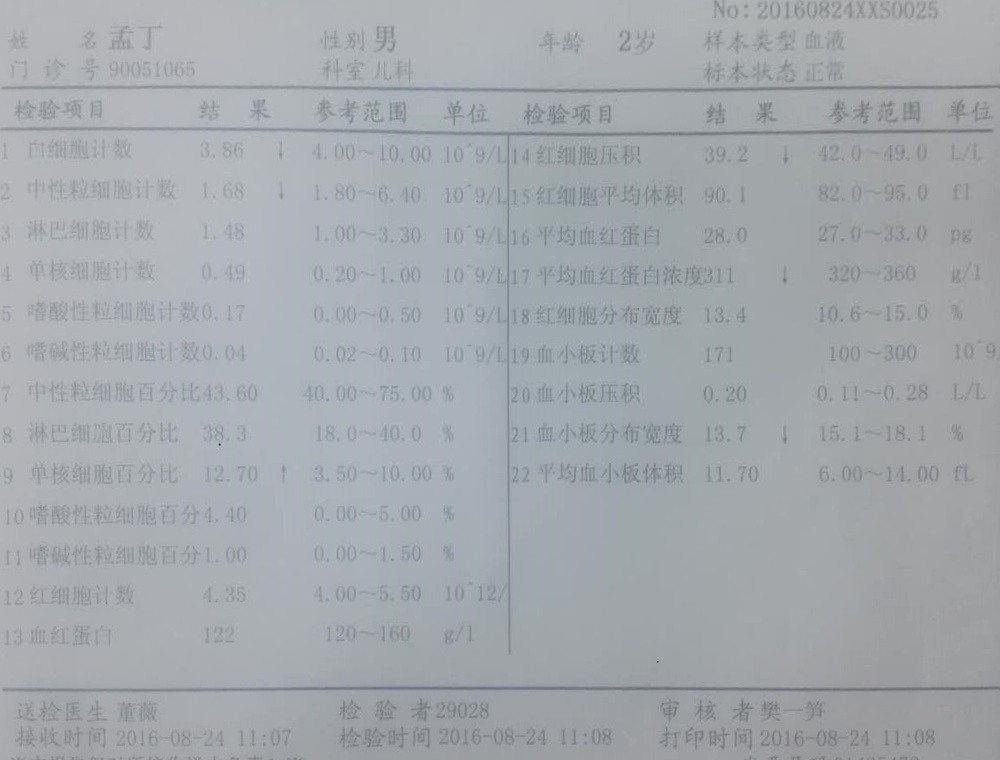
#> input picture BloodTestReportOCR/origin_pics/region.jpg, 1000 x 760 px
$ python classifier.py   (Python 2 division)
#> lines starting #> are read from the running program, lines starting #| are printed output that depends on the picture
### BloodTestReportOCR/pHash.py
#!/usr/bin/env python2
# -*- coding: utf-8 -*-
"""
Created on Fri Dec  2 20:03:39 2016

@author: zhao
"""
import numpy as np
from PIL import Image
from PIL import ImageFilter
from PIL import ImageOps
import math
#得到hamming code
def get_code(List,middle):

	result = []
	for index in range(0,len(List)):
		if List[index] > middle:
			result.append("1")
		else:
			result.append("0")
	return result


#比较hamming code
# [6 lines left out: function comp_code, not called in this run]

#计算平均值
def get_middle(List):
     li = List[:]
     li.sort()
     value = 0
     if len(li)%2==0:
		index = int((len(li)/2)) - 1

		value = li[index]
     else:
		index = int((len(li)/2))
		value = (li[index]+li[index-1])/2
     return value

#得到像素矩阵
def get_matrix(image):

	matrix = []
	size = image.size
	for height in range(0,size[1]):
		pixel = []
		for width in range(0,size[0]):
			pixel_value = image.getpixel((width,height))
			pixel.append(pixel_value)
		matrix.append(pixel)

	return matrix

#求离散余弦变换的系数矩阵[A]
def get_coefficient(n):
	matrix = []
	PI = math.pi
	sqr = math.sqrt(1/n)
	value = []
	for i in range(0,n):
		value.append(sqr)
	matrix.append(value)

	for i in range(1,n):
		value=[]
		for j in range (0,n):
			data = math.sqrt(2.0/n) * math.cos(i*PI*(j+0.5)/n);
			value.append(data)
		matrix.append(value)

	return matrix

#转置
def get_transposing(matrix):
	new_matrix = []

	for i in range(0,len(matrix)):
		value = []
		for j in range(0,len(matrix[i])):
			value.append(matrix[j][i])
		new_matrix.append(value)

	return new_matrix
#矩阵乘法
def get_mult(matrix1,matrix2):
	new_matrix = []

	for i in range(0,len(matrix1)):
		value_list = []
		for j in range(0,len(matrix1)):
			t = 0.0
			for k in range(0,len(matrix1)):
				t += matrix1[i][k] * matrix2[k][j]
			value_list.append(t)
		new_matrix.append(value_list)

	return new_matrix

#计算DCT
def DCT(double_matrix):
	n = len(double_matrix)
	A = get_coefficient(n)
	AT = get_transposing(A)

	temp = get_mult(double_matrix, A)
	DCT_matrix = get_mult(temp, AT)

	return DCT_matrix

#缩小DCT
def sub_matrix_to_list(DCT_matrix,part_size):
	w,h = part_size
	List = []
	for i in range(0,h):
		for j in range(0,w):
			List.append(DCT_matrix[i][j])
	return List


def classify_DCT(image1,image2,size=(32,32),part_size=(8,8)):

	assert size[0]==size[1],"size error"
	assert part_size[0]==part_size[1],"part_size error"

	image1 = image1.resize(size).convert('L').filter(ImageFilter.BLUR)
	image1 = ImageOps.equalize(image1)
	matrix = get_matrix(image1)
	DCT_matrix = DCT(matrix)
	List = sub_matrix_to_list(DCT_matrix, part_size)
	middle = get_middle(List)
	code1 = get_code(List, middle)


	image2 = image2.resize(size).convert('L').filter(ImageFilter.BLUR)
	image2 = ImageOps.equalize(image2)
	matrix = get_matrix(image2)
	DCT_matrix = DCT(matrix)
	List = sub_matrix_to_list(DCT_matrix, part_size)
	middle = get_middle(List)
	code2 = get_code(List, middle)

	return comp_code(code1, code2)


### BloodTestReportOCR/classifier.py
# -*- coding: UTF-8 -*-
import pHash
from PIL import Image
import os
# 判断是否血常规检验报告，输入经过矫正后的报告图像
def isReport(img):
    # add your code here
    image = Image.open(os.getcwd() + '/origin_pics/region.jpg')
#> image is the input picture: PIL image 1000x760 RGB; mean R, G, B 164.1, 168.7, 173.3
    rate=pHash.classify_DCT(image,img)/64.0
#> in classify_DCT, `image1 = image1.resize(size).convert('L').filter(ImageFilter.BLUR)`:
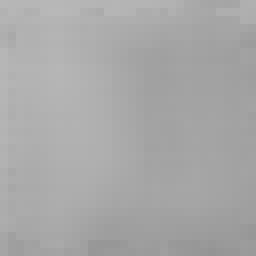
#> image1: PIL image 32x32 L (shown 8 times larger); min 148, max 184, mean 167.9
#> in classify_DCT, `image1 = ImageOps.equalize(image1)`:
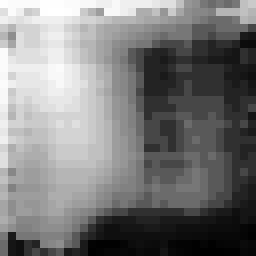
#> image1: PIL image 32x32 L (shown 8 times larger); min 0, max 255, mean 122.8
#> after the loop in get_matrix, `for height in range(0,size[1]):`: matrix = 32 items
#> in DCT, `n = len(double_matrix)`: n = 32
#> in get_coefficient, `sqr = math.sqrt(1/n)`: sqr = 0
#> after the loop in get_coefficient, `for i in range(0,n):`: value = 32 values from 0 to 0
#> after the loop in get_coefficient, `for i in range(1,n):`: matrix = 32 items
#> the loop in get_transposing, `for i in range(0,len(matrix)):` made 32 passes
#> the loop in get_mult, `for i in range(0,len(matrix1)):` made 32 passes
#> the loop in get_mult (call 2), `for i in range(0,len(matrix1)):` made 32 passes
#> after the loop in sub_matrix_to_list, `for i in range(0,h):`: List = 64 values, max 255 at index 15, min 0 at index 0, mean 199.3
#> in get_middle, `li = List[:]`: li has the same summary as List in sub_matrix_to_list
#> in get_middle, `index = int((len(li)/2)) - 1`: index = 31
#> in get_middle, `value = li[index]`: value = 223
#> the loop in get_code, `for index in range(0,len(List)):` made 64 passes
#> after the loop in get_code, `for index in range(0,len(List)):`: result = 64 items, first 6: '0', '1', '1', '1', '1', '1'

    if(rate>0.6):
        return True
    else:
        return False

# 根据剪裁好的项目名称图片获得该项目的分类号，注意不是检验报告上的编号，是我们存储的编号
num = 0
def getItemNum(img):
    # replace your code
    global num
    if num >= 22:
        num = 0
    ret = num
    num = num + 1
    return ret

# unit test
if __name__ == '__main__':
    import classifier

    img = []
#> (the run stopped early here; a loop or call above may not have finished)

$ run again, with BloodTestReportOCR/origin_pics/bloodtestreport1.jpg copied over BloodTestReportOCR/origin_pics/region.jpg
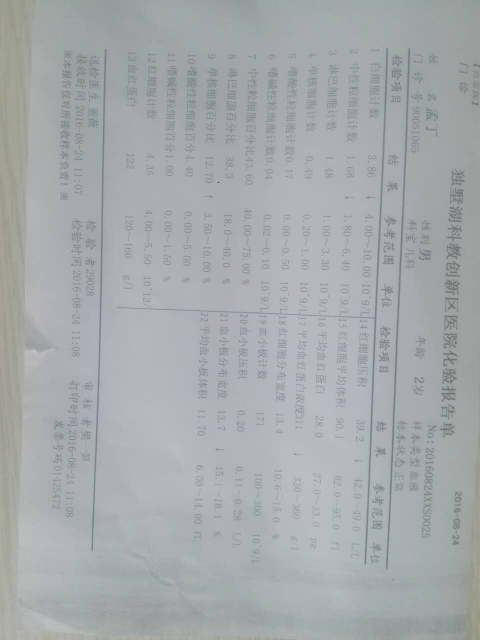
#> input picture BloodTestReportOCR/origin_pics/bloodtestreport1.jpg, 960 x 1280 px (shown at 1/2 size)
#> in isReport, image is the input picture: PIL image 960x1280 RGB; mean R, G, B 166.5, 170, 173.2
#> in classify_DCT, `image1 = image1.resize(size).convert('L').filter(ImageFilter.BLUR)`:
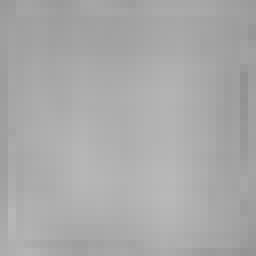
#> image1: PIL image 32x32 L (shown 8 times larger); min 145, max 184, mean 169
#> in classify_DCT, `image1 = ImageOps.equalize(image1)`:
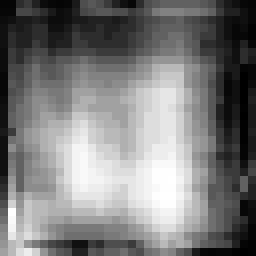
#> image1: PIL image 32x32 L (shown 8 times larger); min 0, max 255, mean 123.3
#> after the loop in get_matrix, `for height in range(0,size[1]):`: matrix = 32 items
#> n = 32
#> sqr = 0
#> after the loop in get_coefficient, `for i in range(0,n):`: value = 32 values from 0 to 0
#> after the loop in get_coefficient, `for i in range(1,n):`: matrix = 32 items
#> the loop in get_transposing, `for i in range(0,len(matrix)):` made 32 passes
#> the loop in get_mult, `for i in range(0,len(matrix1)):` made 32 passes
#> the loop in get_mult (call 2), `for i in range(0,len(matrix1)):` made 32 passes
#> after the loop in sub_matrix_to_list, `for i in range(0,h):`: List = 64 values, max 87 at index 63, min 0 at index 0, mean 35.61
#> li has the same summary as List in sub_matrix_to_list
#> index = 31
#> in get_middle, `value = li[index]`: value = 34
#> the loop in get_code, `for index in range(0,len(List)):` made 64 passes
#> after the loop in get_code, `for index in range(0,len(List)):`: result = 64 items, first 6: '0', '0', '1', '1', '0', '0'

$ run again, with BloodTestReportOCR/origin_pics/bloodtestreport2.jpg copied over BloodTestReportOCR/origin_pics/region.jpg
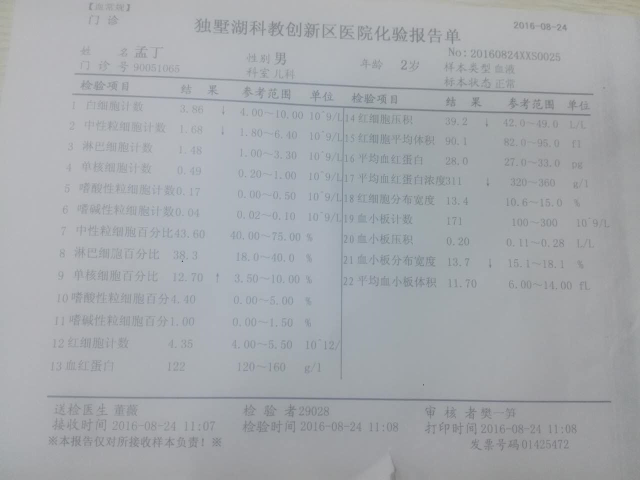
#> input picture BloodTestReportOCR/origin_pics/bloodtestreport2.jpg, 1280 x 960 px (shown at 1/2 size)
#> in isReport, image is the input picture: PIL image 1280x960 RGB; mean R, G, B 165.1, 168.6, 172.6
#> in classify_DCT, `image1 = ImageOps.equalize(image1)`:
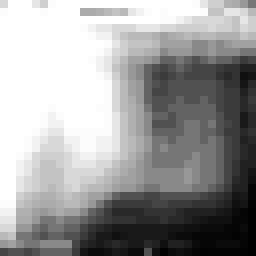
#> image1: PIL image 32x32 L (shown 8 times larger); min 0, max 255, mean 155.3
#> after the loop in get_matrix, `for height in range(0,size[1]):`: matrix = 32 items
#> n = 32
#> sqr = 0
#> after the loop in get_coefficient, `for i in range(0,n):`: value = 32 values from 0 to 0
#> after the loop in get_coefficient, `for i in range(1,n):`: matrix = 32 items
#> the loop in get_transposing, `for i in range(0,len(matrix)):` made 32 passes
#> the loop in get_mult, `for i in range(0,len(matrix1)):` made 32 passes
#> the loop in get_mult (call 2), `for i in range(0,len(matrix1)):` made 32 passes
#> after the loop in sub_matrix_to_list, `for i in range(0,h):`: List = 64 values, max 255 at index 18, min 0 at index 0, mean 221.9
#> li has the same summary as List in sub_matrix_to_list
#> index = 31
#> in get_middle, `value = li[index]`: value = 255
#> the loop in get_code, `for index in range(0,len(List)):` made 64 passes
#> after the loop in get_code, `for index in range(0,len(List)):`: result = 64 items, first 6: '0', '0', '1', '1', '0', '0'

$ run again, with BloodTestReportOCR/origin_pics/bloodtestreport3.jpg copied over BloodTestReportOCR/origin_pics/region.jpg
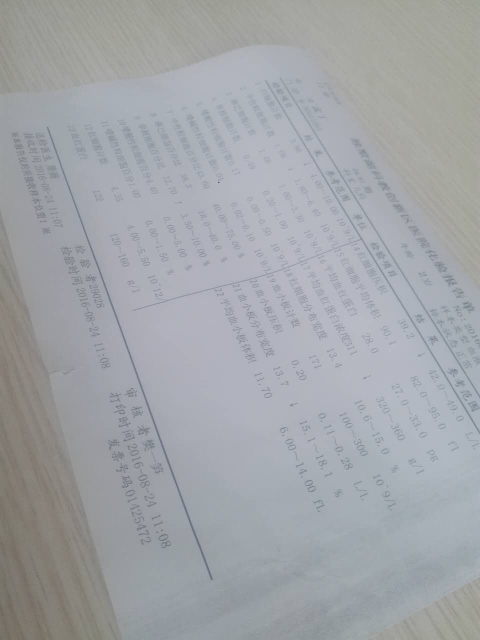
#> input picture BloodTestReportOCR/origin_pics/bloodtestreport3.jpg, 960 x 1280 px (shown at 1/2 size)
#> in isReport, image is the input picture: PIL image 960x1280 RGB; mean R, G, B 161.8, 164.8, 169
#> in classify_DCT, `image1 = image1.resize(size).convert('L').filter(ImageFilter.BLUR)`:
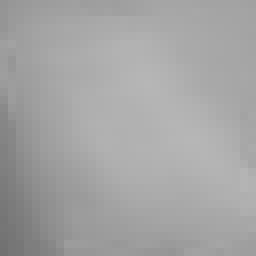
#> image1: PIL image 32x32 L (shown 8 times larger); min 113, max 182, mean 164.1
#> in classify_DCT, `image1 = ImageOps.equalize(image1)`:
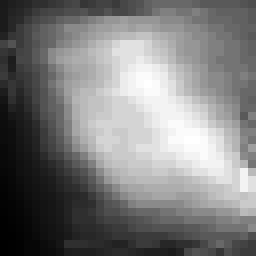
#> image1: PIL image 32x32 L (shown 8 times larger); min 0, max 255, mean 124.3
#> after the loop in get_matrix, `for height in range(0,size[1]):`: matrix = 32 items
#> n = 32
#> sqr = 0
#> after the loop in get_coefficient, `for i in range(0,n):`: value = 32 values from 0 to 0
#> after the loop in get_coefficient, `for i in range(1,n):`: matrix = 32 items
#> the loop in get_transposing, `for i in range(0,len(matrix)):` made 32 passes
#> the loop in get_mult, `for i in range(0,len(matrix1)):` made 32 passes
#> the loop in get_mult (call 2), `for i in range(0,len(matrix1)):` made 32 passes
#> after the loop in sub_matrix_to_list, `for i in range(0,h):`: List = 64 values, max 158 at index 63, min 0 at index 0, mean 66.89
#> li has the same summary as List in sub_matrix_to_list
#> index = 31
#> in get_middle, `value = li[index]`: value = 71
#> the loop in get_code, `for index in range(0,len(List)):` made 64 passes
#> after the loop in get_code, `for index in range(0,len(List)):`: result = 64 items, first 6: '0', '0', '0', '0', '0', '0'
